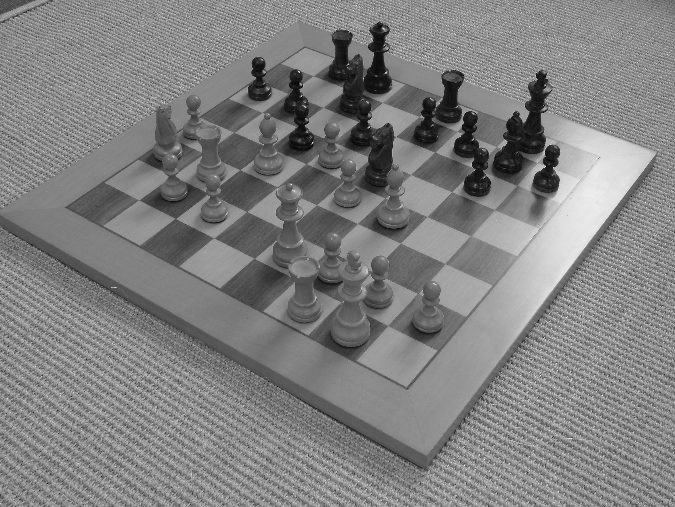
%> input picture resources/images/chess1.bmp, 675 x 507 px
$ octave fft_image_demo.m   (GNU Octave 9; MATLAB toolbox functions it lacks are replaced by stand-ins)
%> lines starting %> are read from the running program, lines starting %| are printed output that depends on the picture
### resources/matlab/teachimage.m
function im = teachimage(name, varargin)
%TEACHIMAGE Read an image from the local vision collection
%   There is a collection of miscellaneous individual images used for
%   demonstrations and exercises, and also some sets of images for specific
%   purposes.
%
%   LIST = TEACHIMAGE returns a list (a cell array of strings) of the names
%   of the miscellaneous images available.
%
%   IMAGE = TEACHIMAGE(FILENAME) reads an image from the vision teaching
%   directory and converts it to a grey-level image in the range 0 to 1.
%   FILENAME must be one of the names returned when TEACHIMAGE is called
%   with no arguments, including the extension.
%
%   LIST = TEACHIMAGE('classes') returns a list (a cell array of strings)
%   of the names of the classes of image available.
%
%   N = TEACHIMAGE(CLASSNAME) returns the number of images in the class
%   given. CLASSNAME must be one of the names returned by
%   TEACHIMAGE('classes').
%
%   IMAGE = TEACHIMAGE(CLASSNAME, K) returns one or more images of the
%   class specified by CLASSNAME, which must be one of the names returned
%   by TEACHIMAGE('classes'). If K is a scalar, the K'th image is returned.
%   If K is a vector, each of the images specified by the elements of K is
%   returned in a cell array. In this case IMAGE{J} is the K(J)'th image in
%   the class. Images returned have grey-levels in the range 0 to 1.
%
%   Image classes
%
%   'car', 'cat', 'person', 'building' are from the LabelMe database, at
%   http://labelme.csail.mit.edu/ The car and cat images are very small and
%   vary in size; the person and building images are larger and all the
%   same size.
%
%   'mrhead' has slices from an arbitrarily chosen MR brain scan from the
%   Oasis database, at http://www.oasis-brains.org/
%
%   'mrchest' has an arbitrarily chosen MR chest scan sequence from the
%   IOWA MRRF database at https://mri.radiology.uiowa.edu/trio_cardiac.html
%
%   'traffic' has images from a static camera over the A27 in
%   Shoreham-by-Sea. The frame rate is about 5 frames/second. The images
%   are quite small and grey-level quantisation is coarse.
%
%   DIR = TEACHIMAGE([]) returns the path of the images folder.
%
%   Assumes that images are in a folder called "images" which is in the
%   same folder as the vision library which contains this m-file.

classes = {'car' 'cat' 'person' 'building' 'mrhead' 'mrchest' 'traffic'};

fname = mfilename('fullpath');
path = fileparts(fileparts(fname));
d = fullfile(path, 'images');
if ~exist(d)
    error('Data directory not found on this machine');
end

if nargin < 1
% return list of images
    im = dir(d);
    im = {im.name}';
    ok = false(size(im));
    for i = 1:length(im)
        name = im{i};
        ok(i) = ~ismember(name, {'.' '..' 'Thumbs.db'}) && ismember('.', name);
    end
    im = im(ok);

elseif isempty(name)  % directory requested
    im = d;

elseif isequal(name, 'classes')
    im = classes';

elseif ismember(name, classes)
    switch name
        case {'building', 'person'}
            im = classims(d, 'peoplebuildings', name, varargin{:});

        case {'car', 'cat'}
            im = classims(d, 'carscats', name, varargin{:});

        case 'mrhead'
            im = mrhead(d, varargin{:});

        case 'mrchest'
            im = mrchest(d, varargin{:});

        case 'traffic'
            im = traffic(d, varargin{:});
    end

else % return image requested
    im = readimage(fullfile(d, name));

end
end

function im = readimage(filename)
%> called with filename = 'resources/images/chess1.bmp'
[k,map] = imread(filename);
%> k is the input picture: size 507x675 uint8; min 2, max 253, mean 129.1
%> map = 256 rows, first 12: [0 0 0; 0.00392 0.00392 0.00392; 0.00784 0.00784 0.00784; 0.0118 0.0118 0.0118; 0.0157 0.0157 0.0157; 0.0196 0.0196 0.0196; 0.0235 0.0235 0.0235; 0.0275 0.0275 0.0275; 0.0314 0.0314 0.0314; 0.0353 0.0353 0.0353; 0.0392 0.0392 0.0392; 0.0431 0.0431 0.0431]
if isempty(map) && ndims(k) == 3
    im = rgb2gray(k);
else
    im = ind2gray(k,map);
end
% Should really check class of result to scale properly, but 8 bits is
% right for all the images in the collection at the time of writing
im = double(im)/256;
end

% [115 lines left out: functions classims, countfiles, mrhead, mrchest, traffic, not called in this run]

### resources/matlab/fft_image_demo.m
%% Fourier Transform Demonstration
%
% David Young
%
% A demonstration of the Discrete Fourier transform applied to 1-D and 2-D
% data.

%% Read in an image and display it
% The Sussex vision library must be in the Matlab path - see intro_demo.

% Read an image, truncate it to dimensions that are fast for the FFT, and
% zero-mean it in order to avoid a big peak in one corner of the FFT array.
fftim = teachimage('chess1.bmp');
fftim = fftim(1:2:384, 1:2:512);
fftim = fftim - mean(mean(fftim));
% Get its range so that display can be consistent.
range = [min(fftim(:)) max(fftim(:))];
%> range = [-0.442 0.437]
f1 = figure; imshow(fftim, range);

%% Get a 1-D profile
% Extract one row from the middle of the image to use to illustrate 1-D
% operations.

row = round(size(fftim,1)/2);
%> row = 96
% Show the selected row
figure(f1); hold on; plot([1 size(fftim,2)], [row row], 'r-'); hold off
%> after `plot([1 size(fftim,2)], [row row], 'r-')`:
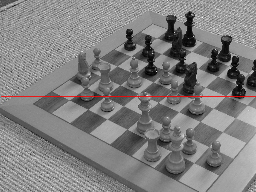
%> figure redrawn from the program's plot data
% Extract the row
x = fftim(row, :);
%> x = 256 values, max 0.347 at index 148, min -0.395 at index 239, mean -0.0496
% Display the grey-level profile
figure; plot(x); title('Grey-level profile');

%% Fourier components of 1-D data
% Compute the transform of the profile and display the spectrum.
%
% The spectrum is symmetric about its mid-point because the data are real.
% Thus low spatial frequencies are at the ends, and high frequencies in the
% middle.

X = fft(x);
figure; plot(abs(X)); title('Amplitudes as a function of frequency');
%> after `title('Amplitudes as a function of frequency')`:
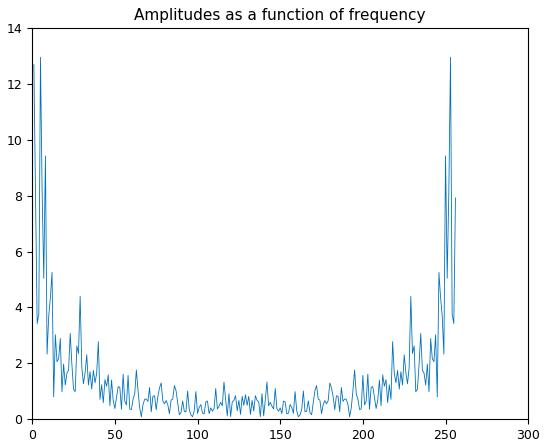
%> figure redrawn from the program's plot data; curve peaks at x = 5, y = 12.95

%% Display individual Fourier components
% ... together with a reconstruction that includes components at
% the current and lower spatial frequencies.
%
% We used |fft| to get the amplitudes of the components. Normally to
% reconstruct we would use |ifft|, but here we compute the individual
% components explicitly so that we can look at them, and we add them up
% explicitly to gradually reconstruct the original profile.
%
% At the end of the loop, the reconstructed result is the same as the
% original profile, but on the way we see reconstructions with high
% frequencies missing.

figure;
mn = min(x); mx = max(x);
%> after `mn = min(x)`: mn = -0.395
%> after `mx = max(x)`: mx = 0.347

% Initialise. The starting point for the reconstruction is the
% "zero-frequency" or constant component held in X(1).
N = length(x);
%> N = 256
reconstruction = X(1)/N;
%> reconstruction = -0.0496
p = 2*pi*(0:N-1)/N;
%> p = 256 values from 0 to 6.26

for k = 1:N/2
    %%

    % Compute the component for the frequency that gives k cycles in the
    % width of the image.
    a = X(k+1);
    phi = k*p;
    % We take advantage of the symmetry that results from x being real to
    % ignore the top half of X. We therefore need to double the
    % intermediate components.
    if k < N/2; s = 2; else s = 1; end
    component = s*(real(a)*cos(phi) - imag(a)*sin(phi))/N;

    % and add the component to the reconstruction so far
    reconstruction = reconstruction + component;

    % Plot the results, but not for every iteration
    if ismember(k, [1:7 8:16:63 64:32:N/2])
        subplot(2,1,1);
        plot(component);
        axis([1 length(x) mn mx]);
        title(['Spatial frequency ' num2str(k) ' cycles across the image']);
        subplot(2,1,2);
        plot(reconstruction);
        axis([1 length(x) mn mx]);
        title('Reconstruction so far');
        pause;
    end
end
%> after the loop, reconstruction has the same summary as x; s = 1
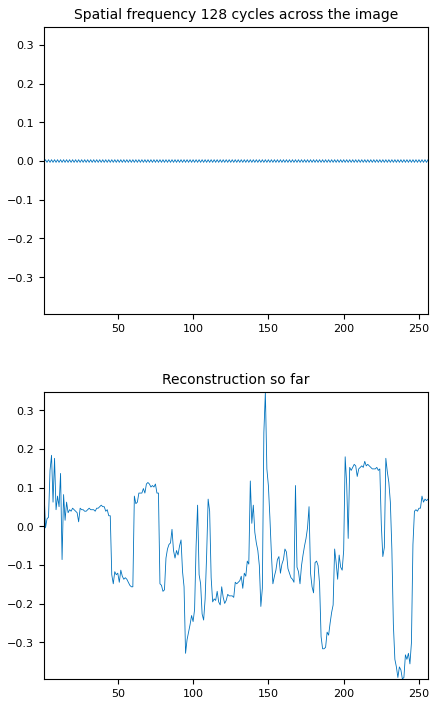
%> figure redrawn from the program's plot data, 2 panels; panel 1: curve peaks at x = 2, y = 0.00342; panel 2: curve peaks at x = 148, y = 0.347

%% Filtering the profile
% We can apply filters by multiplying the transform by a set of weights and
% then transforming back. This is equivalent to convolving the original
% profile with a mask that is the transform of the set of weights.
%
% For example, we pick out low frequencies, middle frequencies and
% high frequencies with three band-pass Gaussian masks. We have to make sure
% the symmetries are maintained in the masks.

figure;

% A low-frequency mask, centred on zero-frequency
mask = zeros(1, N);
f = 0:N/2;
%> f = 129 values from 0 to 128
sigmaf = 10;
mask(1:N/2+1) = exp(-(f/(2*sigmaf)).^2);
mask(N:-1:N/2+2) = mask(2:N/2);
subplot(3,1,1); plot(mask); title('Low-pass mask');

% Multiply the FT by the mask
Xfilt = X .* mask;
subplot(3,1,2); plot(abs(Xfilt)); title('Weighted transform');

% Transform back
xfilt = ifft(Xfilt);
%> xfilt = 256 values, max 0.155 at index 215, min -0.356 at index 239, mean -0.0496
subplot(3,1,3); plot(xfilt); title('Low-pass filtered signal');

%%
% Shift the mask to make a mid-frequency mask
cfreq = N/4; % Centre frequency in cycles/width of image
%> cfreq = 64
mask(1:N/2+1) = exp(-((f-cfreq)/(2*sigmaf)).^2);
mask(N:-1:N/2+2) = mask(2:N/2);
subplot(3,1,1); plot(mask); title('Mid-pass mask');
Xfilt = X .* mask;
subplot(3,1,2); plot(abs(Xfilt)); title('Weighted transform');
%> after `title('Weighted transform')`:
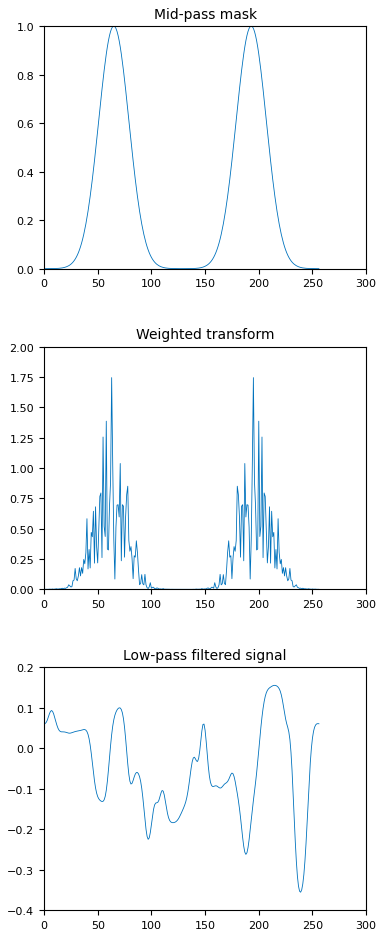
%> figure redrawn from the program's plot data, 3 panels; panel 1: curve peaks at x = 65, y = 1; panel 2: curve peaks at x = 63, y = 1.74; panel 3: curve peaks at x = 215, y = 0.155
xfilt = ifft(Xfilt);
%> xfilt = 256 values, max 0.0953 at index 148, min -0.0908 at index 146, mean -1.77e-06
subplot(3,1,3); plot(xfilt); title('Mid-pass filtered signal');

%%
% and to make a high-frequency mask
cfreq = N/2; % Centre frequency in cycles/width of image
%> cfreq = 128
mask(1:N/2+1) = exp(-((f-cfreq)/(2*sigmaf)).^2);
mask(N:-1:N/2+2) = mask(2:N/2);
subplot(3,1,1); plot(mask); title('High-pass mask');
Xfilt = X .* mask;
subplot(3,1,2); plot(abs(Xfilt)); title('Weighted transform');
%> after `title('Weighted transform')`:
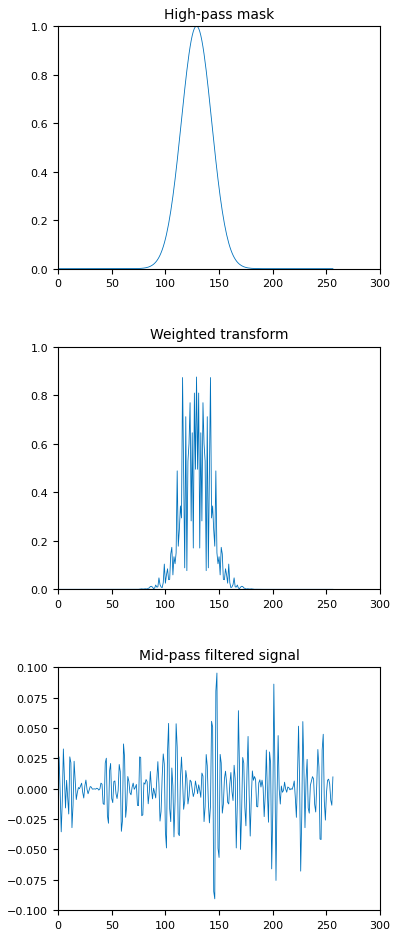
%> figure redrawn from the program's plot data, 3 panels; panel 1: curve peaks at x = 129, y = 1; panel 2: curve peaks at x = 129, y = 0.875; panel 3: curve peaks at x = 148, y = 0.0953
xfilt = ifft(Xfilt);
%> xfilt = 256 values, max 0.0482 at index 12, min -0.0473 at index 11, mean -9.49e-20
subplot(3,1,3); plot(xfilt); title('High-pass filtered signal');

%% Display 2-D Fourier patterns
% Compute and display the 2-D patterns that are the equivalent of the sine
% wave components in 1-D. The FT of an image involves breaking it down into
% these plaid patterns.
%
% This displays only the low-frequency patterns. We generate them by
% applying the inverse 2-D FT to a "delta-function" spectrum - that is, a
% spectrum which is non-zero at only one point. (They could also be
% computed by calls to sin and cos.)

figure;

s = 256;
imsz = 5;
for i = 1:imsz
    for j = 1:imsz
        subplot(imsz, imsz, (i-1)*imsz+j);
        y = zeros(s);
        y(i, j) = 1;   % Set one frequence non-zero.

        % As with the 1-D transform, we need to make this symmetrical to
        % ensure the result is real
        if i > 1; y(end+2-i, j) = 1; end
        if j > 1; y(i, end+2-j) = 1; end
        if i > 1 && j > 1; y(end+2-i, end+2-j) = 1; end

        f = ifft2(y);
        imshow(f, []);
    end
end
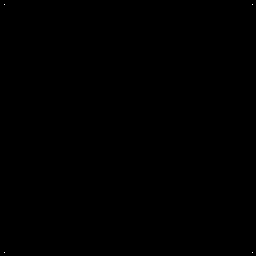
%> y: size 256x256 double; values 0 (black) and 1 (white), 0.01% white in thin lines or dots

%% Compute 2-D FFT of image
% ... and display its spectrum. We use some gamma correction to make it
% more visible. Note that it has a rotational symmetry.
%
% The amplitude of each component is shown by the brightness of a pixel in
% the image. Low spatial frequencies are shown in the corners of the image
% and high frequencies are at the centre.

ft = fft2(fftim);
figure; imshow(abs(ft).^0.3, []);

%% Reconstruct the image
% We carry out a partial reconstruction of the image from the low spatial
% frequencies only, building it up from the patterns shown above.
%
% This is done by performing the reverse FFT with only low frequencies
% included. It could also be done in the same way as the 1-D example, by
% explicitly computing the components and adding them in to the
% reconstruction.
%
% As more spatial frequencies are added, the image becomes a closer
% approximation to the original.

figure;

for i = 1:imsz
    for j = 1:imsz
        y = zeros(size(ft));
        % Include only the low frequency components up to the current
        % position, maintaining the symmetry.
        y(1:i, 1:j) = ft(1:i, 1:j);
        y(1:i, end+2-j:end) = ft(1:i, end+2-j:end);
        y(end+2-i:end, 1:j) = ft(end+2-i:end, 1:j);
        y(end+2-i:end, end+2-j:end) = ft(end+2-i:end, end+2-j:end);
        f = ifft2(y);
        subplot(imsz, imsz, (i-1)*imsz+j);
        imshow(f, range);
    end
end

%% Filter the image
% As for the 1-D profile, we can filter the image by weighting the
% transform to de-emphasise some of the spatial frequencies. In principle
% this is quite simple, but there is some complexity due to the need to
% maintain the symmetries.
%
% Again, we do low, middle and high frequency filtering using a Gaussian
% mask in frequency space.

figure;

% Low frequency mask
[M, N] = size(ft);
%> M = 192
mask = zeros(M, N);
[fy, fx] = ndgrid(0:M/2, 0:N/2);
sigmaf = 10;
% Gaussian mask centred on zero frequency
mask(1:M/2+1, 1:N/2+1) = exp(-(fx.^2+fy.^2)/(2*sigmaf)^2);
% Do symmetries
mask(1:M/2+1, N:-1:N/2+2) = mask(1:M/2+1, 2:N/2);
mask(M:-1:M/2+2, :) = mask(2:M/2, :);
subplot(1,2,1); imshow(mask); title('Low-pass mask');
% Filter the FT and show the result
imfilt = ifft2(mask .* ft);
subplot(1,2,2); imshow(imfilt, []); title('Low-pass filtered image');

%%
% Middle frequency mask
cfreq = min(M, N)/4;
%> cfreq = 48
% Gaussian mask centred on cfreq
mask(1:M/2+1, 1:N/2+1) = exp(-((fx-cfreq).^2+(fy-cfreq).^2)/(2*sigmaf)^2);
mask(1:M/2+1, N:-1:N/2+2) = mask(1:M/2+1, 2:N/2);
mask(M:-1:M/2+2, :) = mask(2:M/2, :);
subplot(1,2,1); subplot(1,2,1); imshow(mask); title('Middle-pass mask');
% Filter the FT and show the result
imfilt = ifft2(mask .* ft);
subplot(1,2,2); imshow(imfilt, []); title('Middle-pass filtered image');

%%
% High frequency mask
cfreq = min(M, N)/2;
%> cfreq = 96
% Gaussian mask centred on cfreq
mask(1:M/2+1, 1:N/2+1) = exp(-((fx-cfreq).^2+(fy-cfreq).^2)/(2*sigmaf)^2);
mask(1:M/2+1, N:-1:N/2+2) = mask(1:M/2+1, 2:N/2);
mask(M:-1:M/2+2, :) = mask(2:M/2, :);
subplot(1,2,1); imshow(mask); title('High-pass mask');
% Filter the FT and show the result
imfilt = ifft2(mask .* ft);
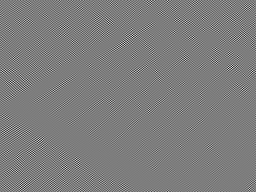
%> imfilt: size 192x256 double; min -0.0417, max 0.043, mean 3.91e-21; drawn with min black and max white
subplot(1,2,2); imshow(imfilt, []); title('High-pass filtered image');

%% Experimenting yourself
% You can experiment with this demonstration yourself, by downloading this
% html document and using Matlab's |grabcode| function to extract the
% original M-file. You can then edit it to change the
% parameters or to try different images.
%
% This document may be accessible from outside Sussex University, but to
% use functions from the local library you need to be a student or member
% of staff of the University.
%
% Copyright University of Sussex, 2009

$ run again, with resources/images/chess2.bmp copied over resources/images/chess1.bmp
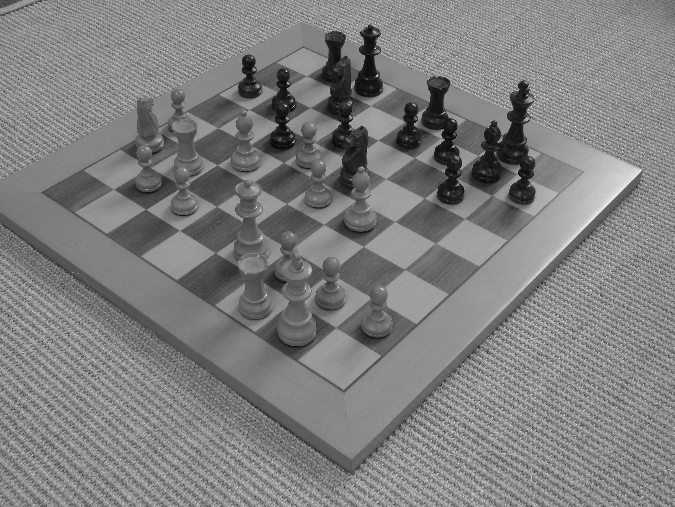
%> input picture resources/images/chess2.bmp, 675 x 507 px
%> in readimage, k is the input picture: size 507x675 uint8; min 1, max 248, mean 127.4
%> map = 256 rows, first 12: [0 0 0; 0.00392 0.00392 0.00392; 0.00784 0.00784 0.00784; 0.0118 0.0118 0.0118; 0.0157 0.0157 0.0157; 0.0196 0.0196 0.0196; 0.0235 0.0235 0.0235; 0.0275 0.0275 0.0275; 0.0314 0.0314 0.0314; 0.0353 0.0353 0.0353; 0.0392 0.0392 0.0392; 0.0431 0.0431 0.0431]
%> range = [-0.455 0.44]
%> `plot([1 size(fftim,2)], [row row], 'r-')`:
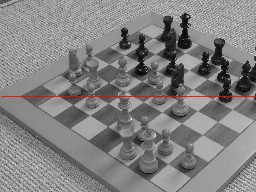
%> figure redrawn from the program's plot data
%> x = 256 values, max 0.182 at index 130, min -0.435 at index 79, mean -0.0963
%> mn = -0.435
%> mx = 0.182
%> `reconstruction = X(1)/N;`: reconstruction = -0.0963
%> after the loop `for k = 1:N/2`: reconstruction has the same summary as x; s = 1
%> `xfilt = ifft(Xfilt);`: xfilt = 256 values, max 0.15 at index 196, min -0.341 at index 225, mean -0.0963
%> `xfilt = ifft(Xfilt);`: xfilt = 256 values, max 0.0975 at index 219, min -0.105 at index 256, mean -3.44e-06
%> `xfilt = ifft(Xfilt);`: xfilt = 256 values, max 0.0609 at index 219, min -0.0591 at index 218, mean -2.71e-20
%> `imfilt = ifft2(mask .* ft);`:
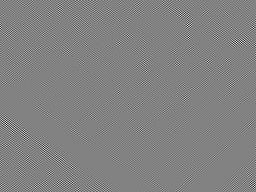
%> imfilt: size 192x256 double; min -0.0469, max 0.045, mean 2.59e-21; drawn with min black and max white

$ run again, with resources/images/chess3.bmp copied over resources/images/chess1.bmp
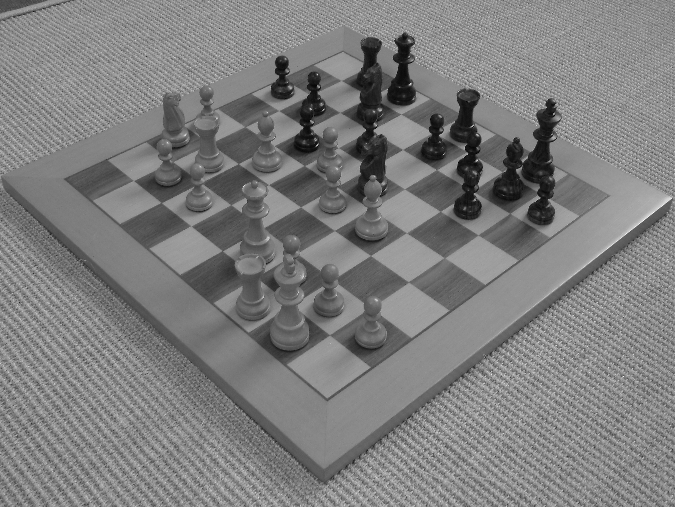
%> input picture resources/images/chess3.bmp, 675 x 507 px
%> in readimage, k is the input picture: size 507x675 uint8; min 5, max 251, mean 126.3
%> map = 256 rows, first 12: [0 0 0; 0.00392 0.00392 0.00392; 0.00784 0.00784 0.00784; 0.0118 0.0118 0.0118; 0.0157 0.0157 0.0157; 0.0196 0.0196 0.0196; 0.0235 0.0235 0.0235; 0.0275 0.0275 0.0275; 0.0314 0.0314 0.0314; 0.0353 0.0353 0.0353; 0.0392 0.0392 0.0392; 0.0431 0.0431 0.0431]
%> range = [-0.449 0.352]
%> `plot([1 size(fftim,2)], [row row], 'r-')`:
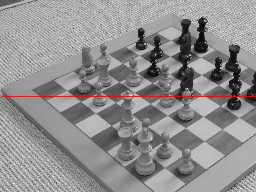
%> figure redrawn from the program's plot data
%> x = 256 values, max 0.207 at index 132, min -0.387 at index 250, mean -0.104
%> mn = -0.387
%> mx = 0.207
%> `reconstruction = X(1)/N;`: reconstruction = -0.104
%> after the loop `for k = 1:N/2`: reconstruction has the same summary as x; s = 1
%> `xfilt = ifft(Xfilt);`: xfilt = 256 values, max 0.0803 at index 132, min -0.316 at index 250, mean -0.104
%> `xfilt = ifft(Xfilt);`: xfilt = 256 values, max 0.0776 at index 235, min -0.0793 at index 233, mean -3.72e-06
%> `xfilt = ifft(Xfilt);`: xfilt = 256 values, max 0.0528 at index 193, min -0.0529 at index 192, mean 2.71e-20
%> `imfilt = ifft2(mask .* ft);`:
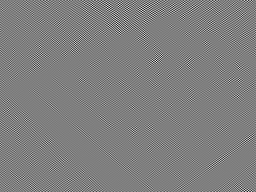
%> imfilt: size 192x256 double; min -0.0376, max 0.0375, mean -3.97e-21; drawn with min black and max white

$ run again, with resources/images/chess4.bmp copied over resources/images/chess1.bmp
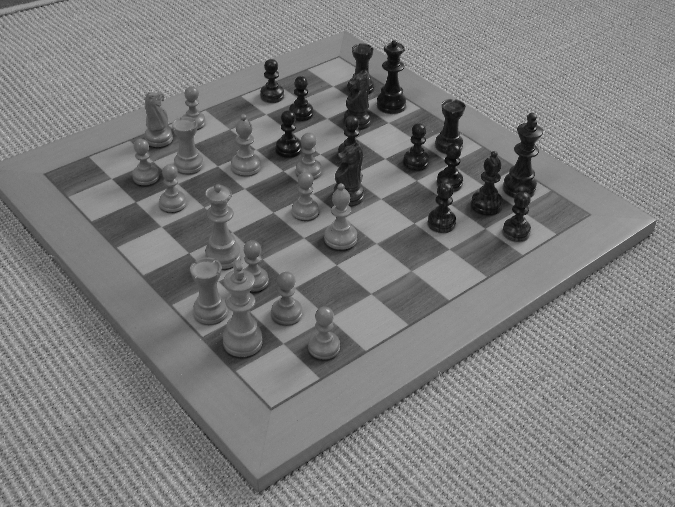
%> input picture resources/images/chess4.bmp, 675 x 507 px
%> in readimage, k is the input picture: size 507x675 uint8; min 2, max 222, mean 124.3
%> map = 256 rows, first 12: [0 0 0; 0.00392 0.00392 0.00392; 0.00784 0.00784 0.00784; 0.0118 0.0118 0.0118; 0.0157 0.0157 0.0157; 0.0196 0.0196 0.0196; 0.0235 0.0235 0.0235; 0.0275 0.0275 0.0275; 0.0314 0.0314 0.0314; 0.0353 0.0353 0.0353; 0.0392 0.0392 0.0392; 0.0431 0.0431 0.0431]
%> range = [-0.448 0.333]
%> x = 256 values, max 0.161 at index 199, min -0.405 at index 256, mean -0.0882
%> mn = -0.405
%> mx = 0.161
%> `reconstruction = X(1)/N;`: reconstruction = -0.0882
%> after the loop `for k = 1:N/2`: reconstruction has the same summary as x; s = 1
%> `xfilt = ifft(Xfilt);`: xfilt = 256 values, max 0.127 at index 194, min -0.326 at index 245, mean -0.0882
%> `xfilt = ifft(Xfilt);`: xfilt = 256 values, max 0.0869 at index 173, min -0.0779 at index 175, mean -3.15e-06
%> `xfilt = ifft(Xfilt);`: xfilt = 256 values, max 0.033 at index 178, min -0.0319 at index 179, mean 2.03e-20
%> `imfilt = ifft2(mask .* ft);`:
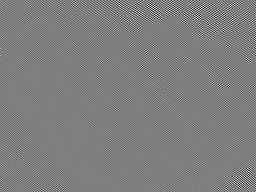
%> imfilt: size 192x256 double; min -0.0435, max 0.0436, mean 1.9e-20; drawn with min black and max white
